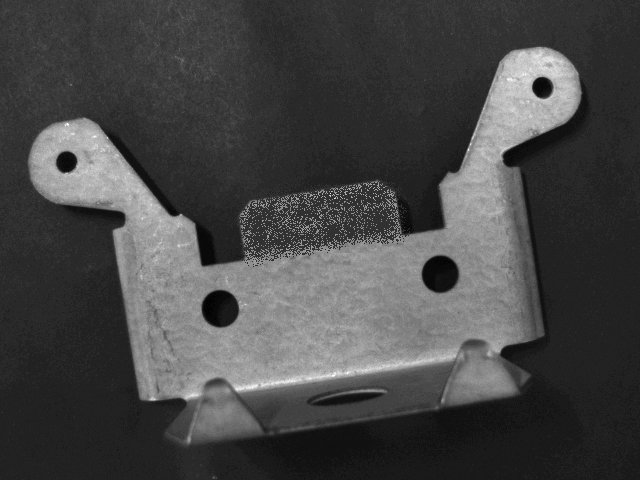
#> input picture Images/12 Tab Defect.bmp, 640 x 480 px
$ python 'Define Rotation.py'
#> lines starting #> are read from the running program, lines starting #| are printed output that depends on the picture; after the words box and inside, x2 and y2 are one past the last pixel; in counts of white or black regions, pixels touching at a corner belong together; long printed decimals are rounded
import cv2
import numpy as np
import math

arrow_length = 50
img = cv2.imread('Images/12 Tab Defect.bmp')
#> img is the input picture: shape (480, 640, 3); min 1, max 251, mean 70.4
img_gray = cv2.cvtColor(img, cv2.COLOR_BGR2GRAY)
img_blur = cv2.GaussianBlur(img_gray, (5, 5), 0)
retval, img_binary = cv2.threshold(img_blur, 80, 255, cv2.THRESH_BINARY)
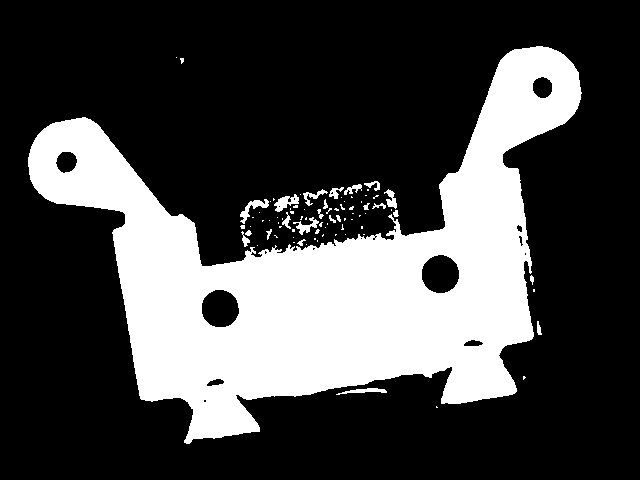
#> img_binary: shape (480, 640); 27.7% white; 83 white regions (59 under 20 px)
contours, hierachy = cv2.findContours(img_binary, cv2.RETR_TREE, cv2.CHAIN_APPROX_SIMPLE)
#> contours = 102 contours, 79 with area under 20; largest, box (x1, y1, x2, y2) and area: (28, 46, 582, 444) 85190, (421, 254, 460, 294) 1163, (201, 289, 240, 328) 1144, (55, 151, 78, 174) 362, (532, 76, 553, 99) 346
print(f"Số lượng contours : {len(contours)}")
#| Số lượng contours : 102
# cv2.drawContours(img, contours, -1, (0, 255, 0), 3)
for contour in contours:
    if cv2.contourArea(contour) < 3000:
        continue
# Nếu nhỏ hơn ngưỡng này thì nó sẽ bỏ qua contour hiện tại
# Và quay lại đầu vòng for để xử lý contour tiếp theo
    M = cv2.moments(contour)
    Cx = int(M['m10']/M['m00'])
    Cy = int(M['m01']/M['m00'])
    print(f"Center of mass : ({Cx}, {Cy})")
    cv2.circle(img, (Cx, Cy), 2, (255, 0, 0), 2)
    min_rect = cv2.minAreaRect(contour) # Trả về kiểu tuple ([x, y], [width, height], angle)
    angle = int(min_rect[2])
    print(f"Tâm hình chữ nhật : ({min_rect[0][0]}, {min_rect[0][1]})")
    print(f"Kích thước hình chữ nhật : ({min_rect[1][0]}, {min_rect[1][1]})")
    print(f"Góc xoay : {angle}")
    rect_box = cv2.boxPoints(min_rect) # Trả về kiểu numpy array
# Hàm này sẽ chuyển đổi thông tin đó thành danh sách 4 điểm cụ thể để bạn có thể vẽ
    rect_box_int = np.int32(rect_box)
    # cv2.drawContours(img, [rect_box_int], 0, (0, 0, 255), 2)
    cv2.putText(img, f"Angle : {angle} Deg", (Cx, Cy - 40), cv2.FONT_HERSHEY_SIMPLEX, 0.7, (0, 0, 255), 2, cv2.LINE_AA)
    cv2.putText(img, f"X : {Cx}, Y : {Cy}", (Cx, Cy-10), cv2.FONT_HERSHEY_SIMPLEX, 0.7, (0, 0, 255), 2, cv2.LINE_AA)
    Cx_angle_arrow_line_right_x = int(Cx + (arrow_length * math.cos(math.radians(angle))))
    Cy_angle_arrow_line_right_y = int(Cy + (arrow_length * math.sin(math.radians(angle))))
    Cx_angle_arrow_line_left_x = int(Cx - (arrow_length * math.cos(math.radians(90 - angle))))
    Cy_angle_arrow_line_left_y = int(Cy + (arrow_length * math.sin(math.radians(90 - angle))))
    print(Cx_angle_arrow_line_right_x)
    print(Cy_angle_arrow_line_right_y)
    print(Cx_angle_arrow_line_left_x)
    print(Cy_angle_arrow_line_left_y)
    cv2.arrowedLine(img, (Cx, Cy), (Cx_angle_arrow_line_right_x, Cy_angle_arrow_line_right_y), (0, 255, 0), 2)
    cv2.arrowedLine(img, (Cx, Cy), (Cx_angle_arrow_line_left_x, Cy_angle_arrow_line_left_y), (0, 255, 0), 2)
    cv2.imshow('Binary Image', img_binary)
    cv2.imshow('Original Image', img)
#> this loop made 102 passes
#> contour on passes 1, 3, 5, 7, 8, 9, 10, 12, 13, 15, 16, 17: [[436, 406], [436, 407], [437, 407]], [[523, 376], [523, 379], [525, 377], [524, 376]], [[533, 289], [533, 291], [534, 291], [534, 289]], [[257, 245]], [[306, 244]], [[293, 242], [294, 242]], [[317, 240], [317, 241]], [[314, 238], [314, 239], [315, 239], [315, 238]], [[293, 237]], [[363, 234], [364, 234]], [[345, 234]], [[335, 234], [335, 235], [336, 234]]
#| Center of mass : (325, 273)
#| Tâm hình chữ nhật : (323.758, 251.696)
#| Kích thước hình chữ nhật : (558.183, 341.298)
#| Góc xoay : -8
#| 374
#| 266
#| 331
#| 322
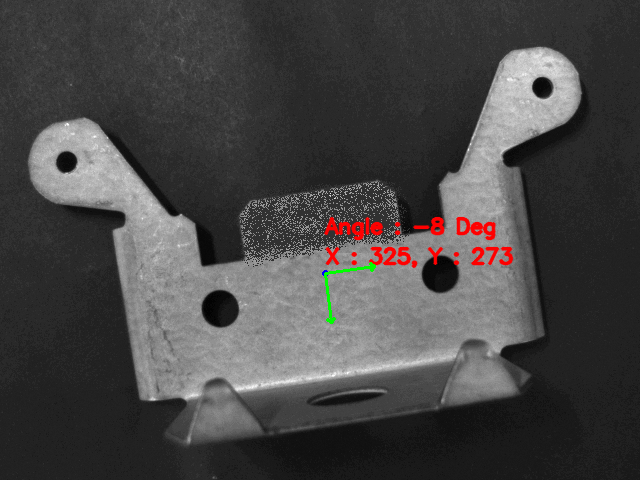
#> img: shape (480, 640, 3); 1.24% of pixels changed, all inside (x1, y1, x2, y2) = (322, 216, 514, 324)
if cv2.waitKey(0) & 0xff == ord('q'):
#> (key q is pressed here)
    cv2.destroyAllWindows()

$ run again, with Images/08 Tab Defect.bmp copied over Images/12 Tab Defect.bmp
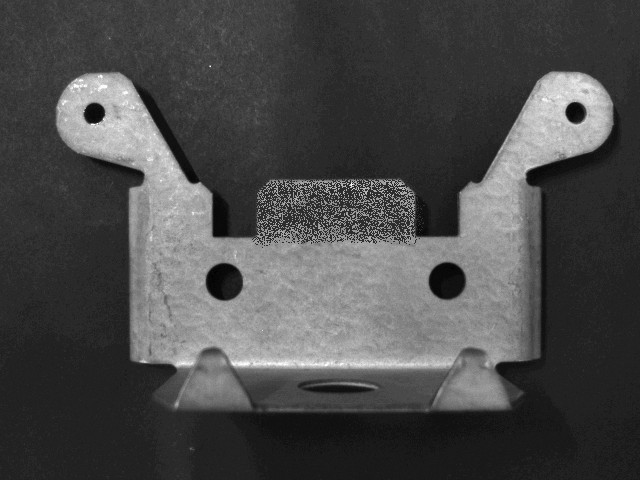
#> input picture Images/08 Tab Defect.bmp, 640 x 480 px
#> img is the input picture: shape (480, 640, 3); min 0, max 255, mean 74
#> `retval, img_binary = cv2.threshold(img_blur, 80, 255, cv2.THRESH_BINARY)`:
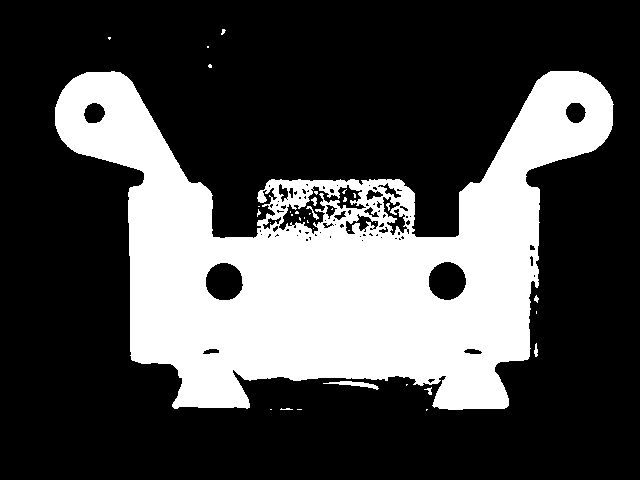
#> img_binary: shape (480, 640); 29% white; 36 white regions (29 under 20 px)
#> contours = 124 contours, 93 with area under 20; largest, box (x1, y1, x2, y2) and area: (55, 71, 614, 410) 93458, (278, 184, 367, 235) 1590, (428, 261, 467, 301) 1153, (205, 262, 244, 301) 1136, (382, 196, 408, 236) 444
#| Số lượng contours : 124
#> the loop `for contour in contours:` made 124 passes
#> contour on passes 1, 2, 3, 6, 9, 12, 22, 26: [[426, 409], [426, 410], [427, 409]], [[297, 409], [301, 409]], [[270, 409], [271, 409]], [[406, 384], [406, 385], [407, 384]], [[536, 311], [536, 313]], [[258, 206], [259, 206]], [[361, 240], [362, 239], [363, 240], [362, 241]], [[380, 237], [381, 236], [382, 237], [381, 238]]
#> (printed output is left out)
#> after the loop `for contour in contours:`:
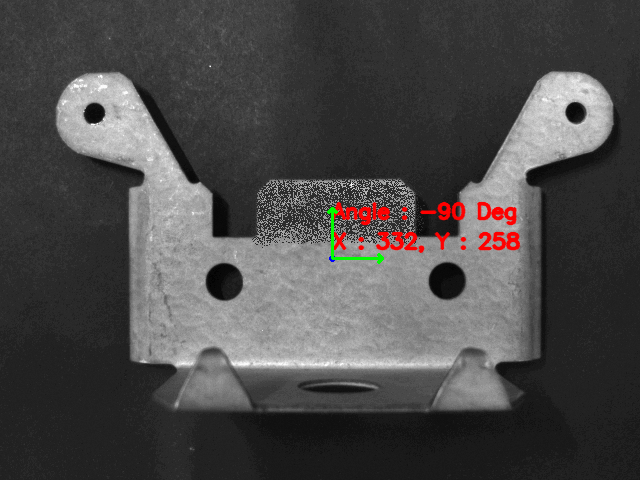
#> img: shape (480, 640, 3); 1.32% of pixels changed, all inside (x1, y1, x2, y2) = (327, 201, 521, 264)

$ run again, with Images/10 Tab Defect.bmp copied over Images/12 Tab Defect.bmp
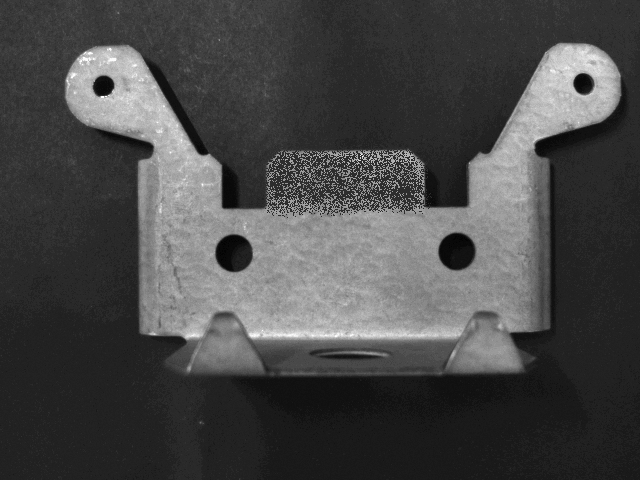
#> input picture Images/10 Tab Defect.bmp, 640 x 480 px
#> img is the input picture: shape (480, 640, 3); min 2, max 255, mean 71.8
#> `retval, img_binary = cv2.threshold(img_blur, 80, 255, cv2.THRESH_BINARY)`:
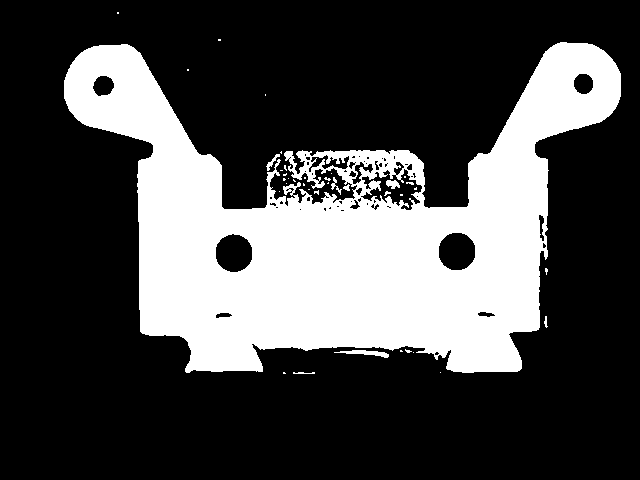
#> img_binary: shape (480, 640); 28.4% white; 39 white regions (31 under 20 px)
#> contours = 104 contours, 81 with area under 20; largest, box (x1, y1, x2, y2) and area: (64, 42, 621, 373) 90334, (360, 168, 423, 211) 1369, (215, 233, 253, 273) 1140, (438, 232, 476, 271) 1138, (308, 154, 350, 173) 352
#| Số lượng contours : 104
#> the loop `for contour in contours:` made 104 passes
#> contour on passes 1, 3, 4, 5, 10, 12, 14, 15: [[440, 372]], [[283, 372], [283, 373], [285, 373], [284, 372]], [[413, 352]], [[400, 350], [400, 351], [402, 351], [401, 350]], [[279, 191]], [[308, 189], [309, 189]], [[303, 183], [303, 185], [304, 185], [304, 184]], [[286, 183]]
#> (printed output is left out)
#> after the loop `for contour in contours:`:
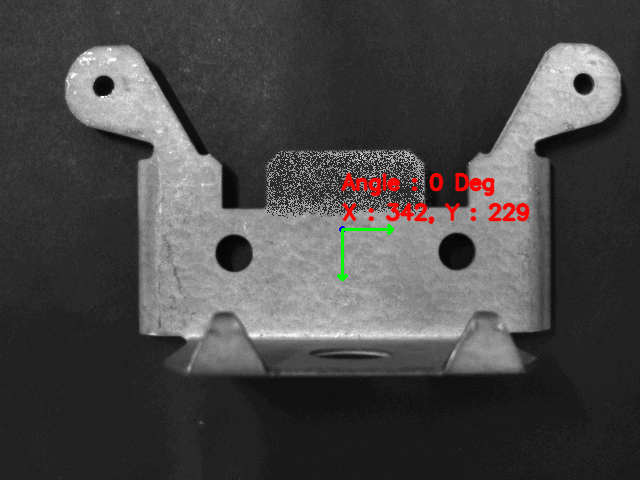
#> img: shape (480, 640, 3); 1.22% of pixels changed, all inside (x1, y1, x2, y2) = (337, 172, 530, 281)
